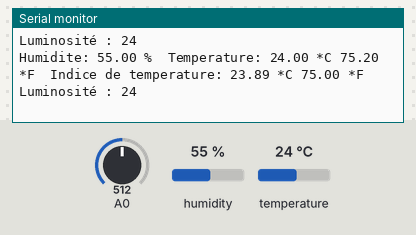
The sketch below on a simulated Arduino Uno, built with avr-gcc and run on an emulated ATmega328P. On the bench: the last lines printed to the serial monitor. Inputs (shaded band) come from the test bench; at power-on: humidity 55 %, temperature 24 °C, A0 = 512.

Above: at 4.8 s.
4.9 s: humidity set to 22 %
At 7.0 s:
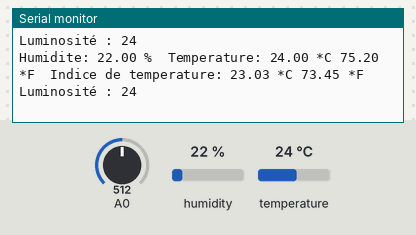
7.9 s: temperature set to 12 °C
At 8.7 s:
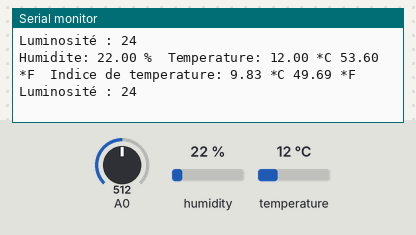
14.4 s: A0 set to 716
At 16.0 s:
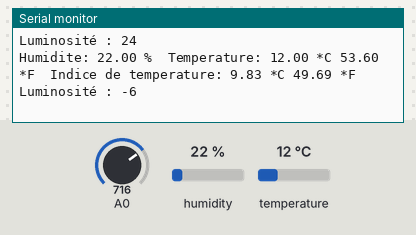
17.4 s: A0 set to 900
At 19.2 s:
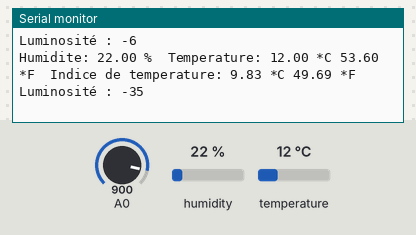
20.4 s: humidity set to 40 %
At 22.1 s:
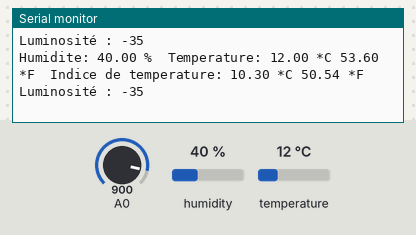
Timing chart, 0 to 23.6 s (numbered marks = the images above; inputs shaded):
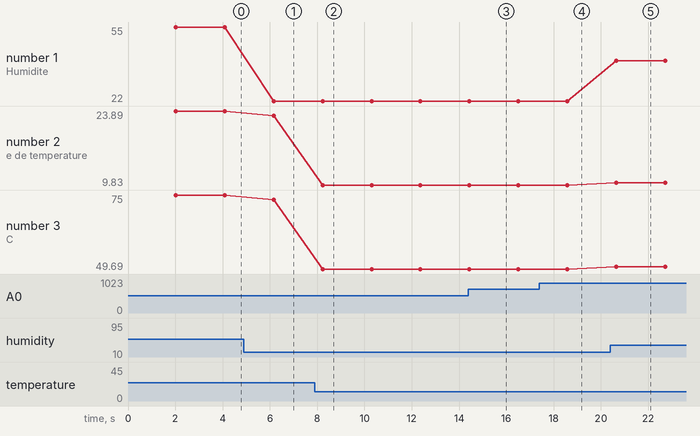

Measured:
- after the input at 4.9 s, the serial monitor: prints a new line after 1.3 s (image 1)
- after the input at 7.9 s, the serial monitor: prints a new line after 0.33 s (image 2)
- after the input at 14.4 s, the serial monitor: prints a new line after 0.13 s (image 3)
- after the input at 17.4 s, the serial monitor: prints a new line after 1.3 s (image 4)
- after the input at 20.4 s, the serial monitor: prints a new line after 0.24 s (image 5)
- plotted number 1: 55 → 22 after the input at 4.9 s, 22 → 40 after the input at 20.4 s
- plotted number 2: 23.89 → 23.03 after the input at 4.9 s, 23.03 → 9.83 after the input at 7.9 s, 9.83 → 10.3 after the input at 20.4 s
- plotted number 3: 75 → 73.45 after the input at 4.9 s, 73.45 → 49.69 after the input at 7.9 s, 49.69 → 50.54 after the input at 20.4 s

The sketch:

lecture_capteurs_dht11_LM393.ino
```cpp
// Basé sur le code de LadyAda traduit et modifie par moi, domaine public
#include "DHT.h"
#define DHTPIN 7 // broche ou l'on a branche le capteur
// de-commenter le capteur utilise
#define DHTTYPE DHT11 // DHT 11
//#define DHTTYPE DHT22 // DHT 22 (AM2302)
//#define DHTTYPE DHT21 // DHT 21 (AM2301)
DHT dht(DHTPIN, DHTTYPE);//déclaration du capteur

void setup()
{
 Serial.begin(9600);
 Serial.println("DHTxx test!");
 dht.begin();
}
void loop()
{
 delay(2000);

 // La lecture du capteur prend 250ms
 // Les valeurs lues peuvet etre vieilles de jusqu'a 2 secondes (le capteur est lent)
 float h = dht.readHumidity();//on lit l'hygrometrie
 float t = dht.readTemperature();//on lit la temperature en celsius (par defaut)
 // pour lire en farenheit, il faut le paramère (isFahrenheit = true) :
 float f = dht.readTemperature(true);

 //On verifie si la lecture a echoue, si oui on quitte la boucle pour recommencer.
 if (isnan(h) || isnan(t) || isnan(f))
 {
   Serial.println("Failed to read from DHT sensor!");
   return;
 }

 // Calcul de l'indice de temperature en Farenheit
 float hif = dht.computeHeatIndex(f, h);
 // Calcul de l'indice de temperature en Celsius
 float hic = dht.computeHeatIndex(t, h, false);

 // Déclaration capteur luminosité
unsigned int AnalogValue;
int value = 0;
AnalogValue = analogRead(A0);
 // Lecture valeur capteur luminosité
 value = map(AnalogValue, 671, 17, 0, 100);

 //Affichages :
 Serial.print("Humidite: ");
 Serial.print(h);
 Serial.print(" %\t");
 Serial.print("Temperature: ");
 Serial.print(t);
 Serial.print(" *C ");
 Serial.print(f);
 Serial.print(" *F\t");
 Serial.print("Indice de temperature: ");
 Serial.print(hic);
 Serial.print(" *C ");
 Serial.print(hif);
 Serial.println(" *F");

 Serial.print("Luminosité : ");
 Serial.println(value);
}
```
